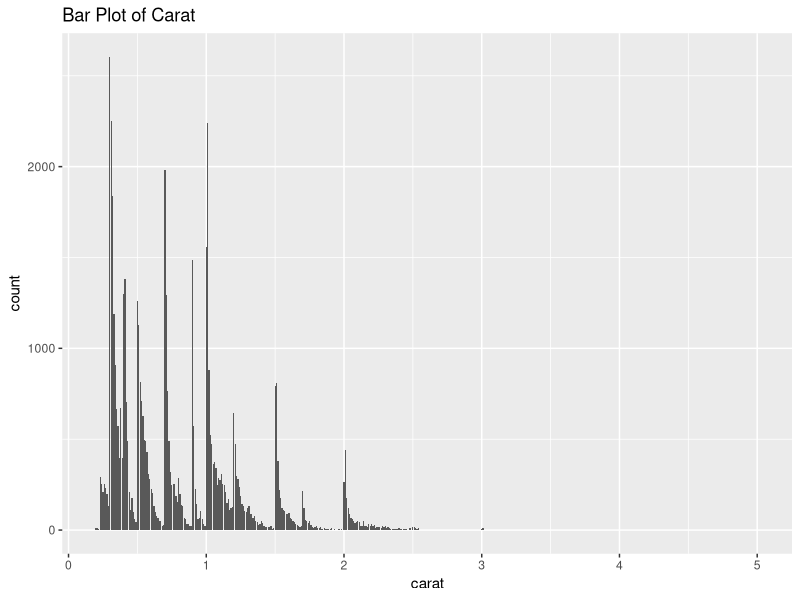
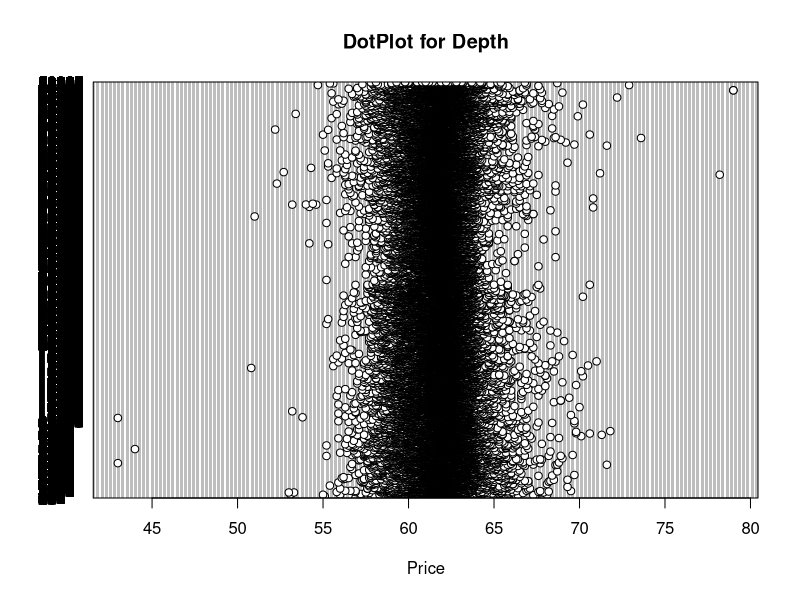
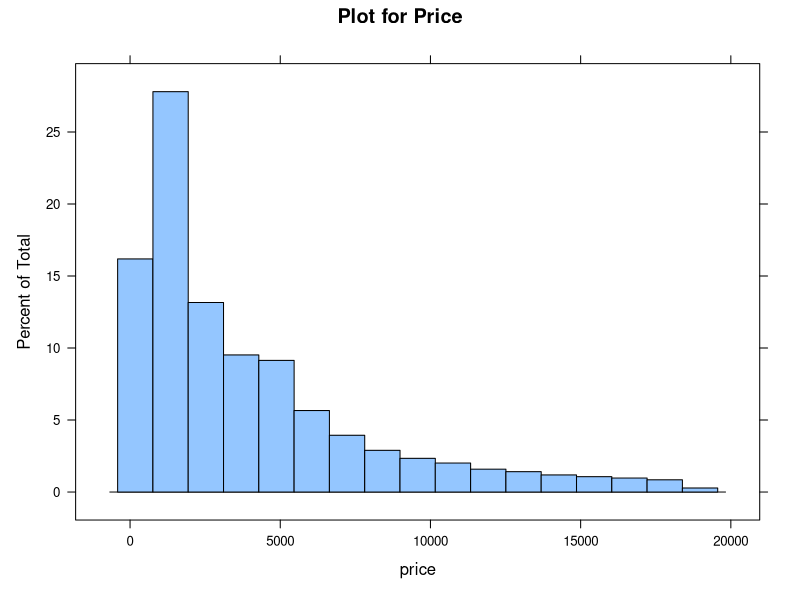
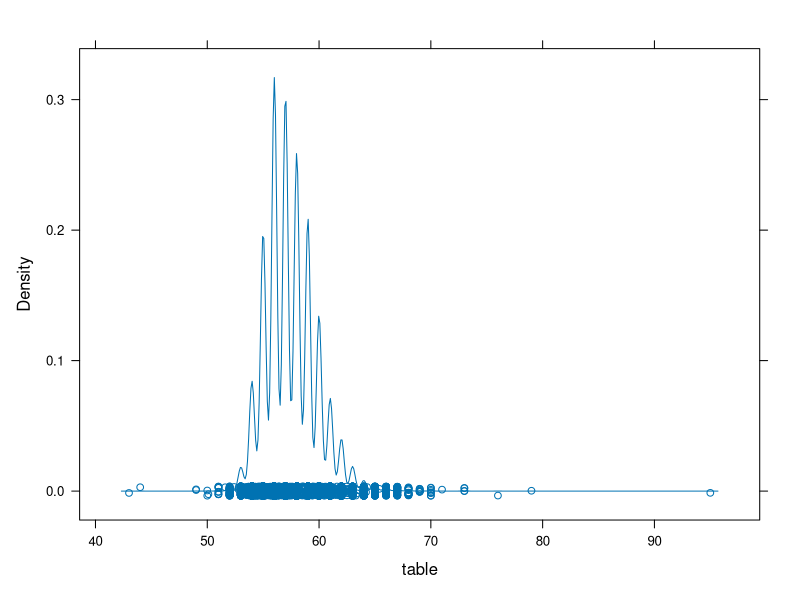
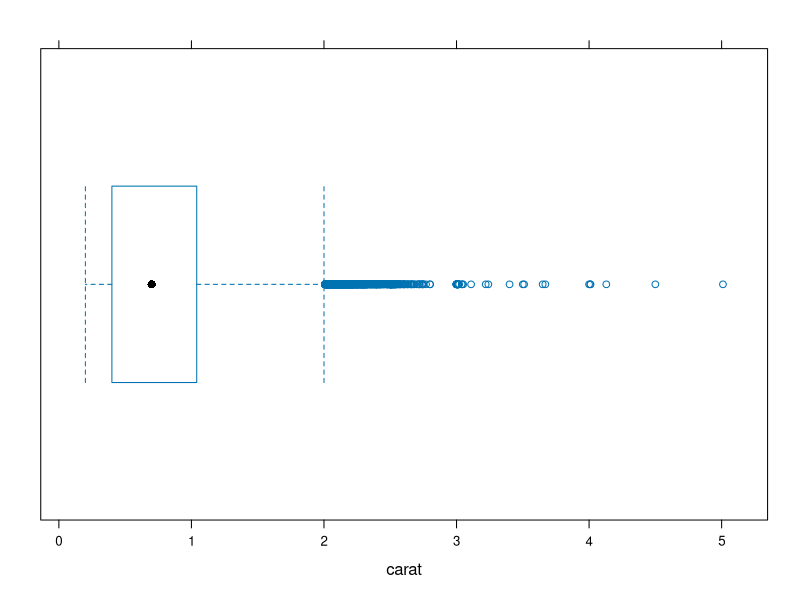
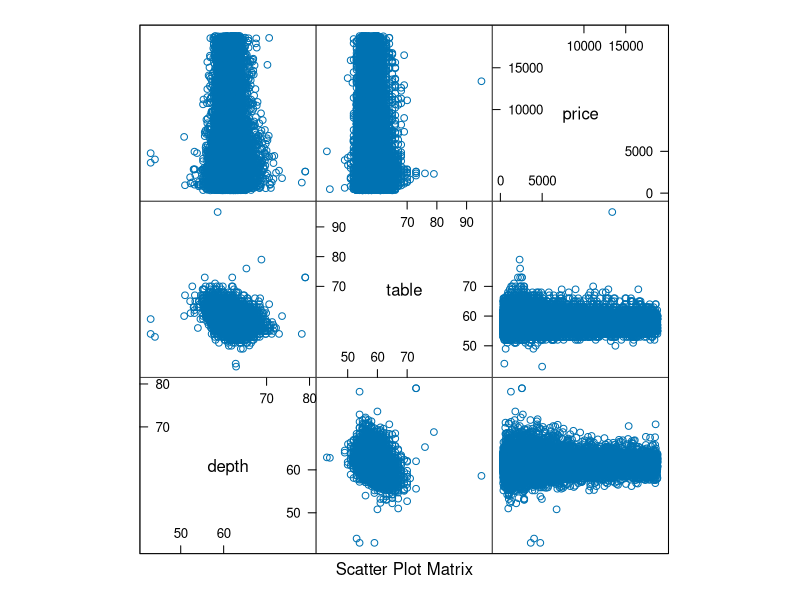
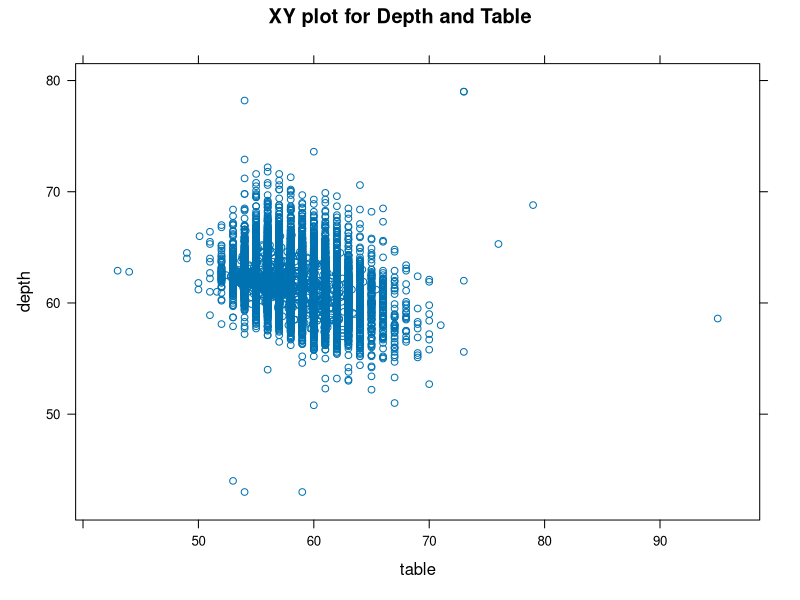
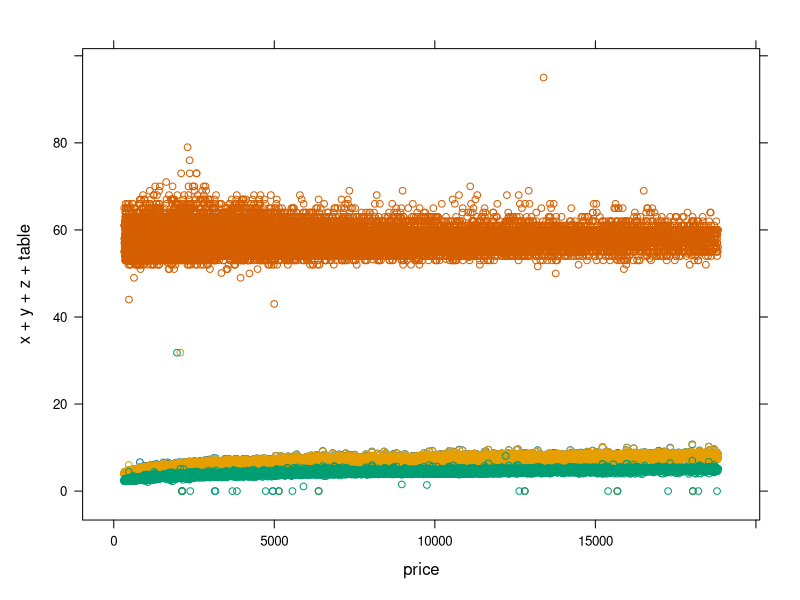

These charts were generated, in order, by the following R code: (Note: this script raises an error after producing the figures.)
## ---- chunk 1
library(ggplot2)
data=diamonds
library(ggplot2)
library(lattice)
summary(data)
## ---- chunk 2
#barplot
ggplot(data=data, aes(x=carat)) + geom_bar()+ggtitle("Bar Plot of Carat")
## ---- chunk 3
#dotchart
dotchart(data$depth, labels=row.names(data), cex=1, xlab="Price",main="DotPlot for Depth")
## ---- chunk 4
#histogram
histogram(~price, data = data,main="Plot for Price")
## ---- chunk 5
densityplot(~table, data = data)
## ---- chunk 6
bwplot(~carat, data=data)
## ---- chunk 7
subset <- data[ , 5:9] 
splom(~subset[ , 1:3])
## ---- chunk 8
#xyplot
xyplot(depth~table, data = data,main="XY plot for Depth and Table")
## ---- chunk 9
xyplot(x + y + z + table ~price, data = data)
## ---- chunk 10
cloud(price ~ x*y, data = data)
## ---- chunk 11
parallel(~data[,5:9]|color, data = data, layout=c(3,1))
